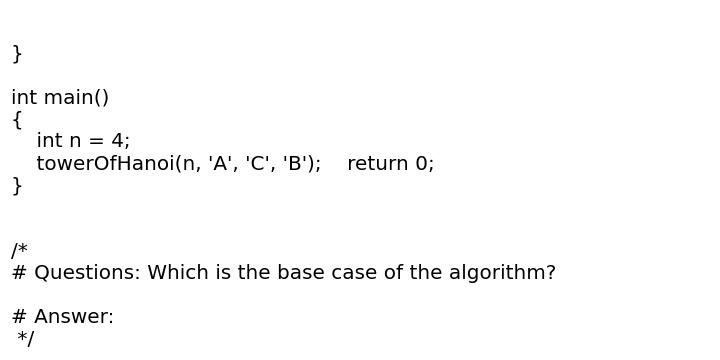
#> input picture data/eye_tracking_studies/markers/synch_text.jpg, 720 x 360 px; its folder holds only this picture in this run
$ python -i utils.py   (imports and definitions only)
#> lines starting #> are read from the running program, lines starting #| are printed output that depends on the picture

from collections import Counter
from venv import main
import cv2
import os
import numpy as np
from os.path import join
from pathlib import Path
import re
import json
from typing import List, Tuple, Any, Union, Dict
import pandas as pd
import imutils
import matplotlib.patches as patches
import matplotlib.pyplot as plt
from tqdm import tqdm

import tempfile

import seaborn as sns

import yaml
from datetime import timedelta
from datetime import datetime

import ffmpeg
from matplotlib import font_manager

import pandas as pd


SIZE = 20

# VIDEO RELATED


# [46 lines left out: functions get_video_image, get_first_white_screen, not called in this run]


def cut_image(
        image_array,
        x_start_cut: int = 0,
        y_start_cut: int = 0,
        x_end_cut: int = None,
        y_end_cut: int = None):
    """Cut an image."""
    if x_end_cut is None:
        x_end_cut = image_array.shape[1]
    if y_end_cut is None:
        y_end_cut = image_array.shape[0]
    # convert all to integer values
    x_start_cut = int(x_start_cut)
    x_end_cut = int(x_end_cut)
    y_start_cut = int(y_start_cut)
    y_end_cut = int(y_end_cut)
    return image_array[y_start_cut:y_end_cut, x_start_cut:x_end_cut, :]


# COMPUTER VISION - DETECTION / TEMPLATE MATCHING


def get_coordinate_of(marker_path: str, screen_path: str, debug: bool = False):
    """Locate the coordinate of the marker in the given image."""
    # load marker image
    template = cv2.imread(marker_path)
    # load screen image
    image = cv2.imread(screen_path)
    return get_coordinate_of_array(template, image, debug=debug)


def get_coordinate_of_array(template, image, debug: bool = False):
    """Locate the coordinate of the marker in the image array.

    Both marker and image are already passed as arrays.
    Thus no I/O is performed by this function."""

    # convert both the image and template to grayscale
    template = cv2.Canny(template, 50, 200)
    (tH, tW) = template.shape[:2]
    if debug:
        plt.imshow(template)
    # load the image, convert it to grayscale, and initialize the
    # bookkeeping variable to keep track of the matched region
    gray = cv2.cvtColor(image, cv2.COLOR_BGR2GRAY)
    found = None
    # loop over the scales of the image
    for scale in np.linspace(0.2, 1.0, 20)[::-1]:
        # resize the image according to the scale, and keep track
        # of the ratio of the resizing
        resized = imutils.resize(gray, width=int(gray.shape[1] * scale))
        r = gray.shape[1] / float(resized.shape[1])
        # if the resized image is smaller than the template, then break
        # from the loop
        if resized.shape[0] < tH or resized.shape[1] < tW:
            break
        # detect edges in the resized, grayscale image and apply template
        # matching to find the template in the image
        edged = cv2.Canny(resized, 50, 200)
        result = cv2.matchTemplate(edged, template, cv2.TM_CCOEFF)
        (_, maxVal, _, maxLoc) = cv2.minMaxLoc(result)
        # check to see if the iteration should be visualized
        # if we have found a new maximum correlation value, then update
        # the bookkeeping variable
        if found is None or maxVal > found[0]:
            found = (maxVal, maxLoc, r)
    # unpack the bookkeeping variable and compute the (x, y) coordinates
    # of the bounding box based on the resized ratio
    (_, maxLoc, r) = found
    (startX, startY) = (int(maxLoc[0] * r), int(maxLoc[1] * r))
    (endX, endY) = (int((maxLoc[0] + tW) * r), int((maxLoc[1] + tH) * r))
    # draw a bounding box around the detected result and display the image
    # plt.rectangle(image, (startX, startY), (endX, endY), (0, 0, 255), 2)
    if debug:
        fig, ax = plt.subplots(1, figsize=(SIZE, SIZE))
        ax.imshow(image)
        rect = patches.Rectangle(
            (startX, startY), endX-startX, endY-startY,
            linewidth=1, edgecolor='r', facecolor='none')
        # Add the patch to the Axes
        ax.add_patch(rect)
        plt.show()
    return startX, startY, endX, endY


def get_code_coordinates(
        screenshot_path: str,
        path_marker_top_left: str = "../markers/top_left_marker.png",
        path_marker_bottom_right: str = "../markers/bottom_right_marker.png",
        top_left_offsets: Tuple[int, int] = (182, 109),
        bottom_right_offsets: Tuple[int, int] = (107, 6),
        percentage_format: bool = False,
        debug: bool = False):
    """Find the screen markers in the screenshot.

    It returns the start and end x and y coordinate of the screen.
    It can be returned as percentage of the screen size or in pixels, as decided
    by the percentage_format parameter which is False by default.

    Example of output:
    # percentage format
        {
            "x_start_screen_perc": 0.3,
            "y_start_screen_perc": 0.1,
            "x_end_screen_perc": 0.8,
            "y_end_screen_perc": 0.9
        }

    # absolute format
        {
            "x_start_screen_abs": 576,
            "y_start_screen_abs": 108,
            "x_end_screen_abs": 1536,
            "y_end_screen_abs": 972
        }
    """
#> called with path_marker_top_left = '../markers/top_left_marker.png', path_marker_bottom_right = '../markers/bottom_right_marker.png', top_left_offsets = (182, 109), bottom_right_offsets = (107, 6), percentage_format = False, debug = False

    # cut to consider only the upper right corner
    img = cv2.imread(screenshot_path)
#> img is the input picture: shape (360, 720, 3); min 0, max 255, mean 250.4
    img_height, img_width = img.shape[:2]
#> img_height = 360; img_width = 720
    img_cut = cut_image(img, 0, 0, img_width * .3, img_height*.2)
#> in cut_image, `return image_array[y_start_cut:y_end_cut, x_start_cut:x_end_cut, :]`:
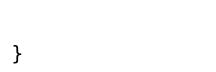
#> returned value: shape (72, 216, 3); min 0, max 255, mean 254.3
    # save to file
    screenshot_path_cut = screenshot_path.replace(".jpg", "_cut.jpg")
    cv2.imwrite(screenshot_path_cut, img_cut)

    # get top-left screen coordinates
    startX, startY, endX, endY = get_coordinate_of(
        marker_path=path_marker_top_left,
        screen_path=screenshot_path_cut,
        debug=debug
    )

    horizontal_screen_start = startX + top_left_offsets[0]
    vertical_screen_start = startY + top_left_offsets[1]

    # get bottom-right screen coordinates

    startX, startY, endX, endY = get_coordinate_of(
        marker_path=path_marker_bottom_right,
        screen_path=screenshot_path,
        debug=debug
    )

    horizontal_screen_end = startX + bottom_right_offsets[0]
    vertical_screen_end = startY + bottom_right_offsets[1]

    # visualize result
    if debug:
        fig, ax = plt.subplots(1, figsize=(SIZE, SIZE))
        image = cv2.imread(screenshot_path)
        ax.imshow(image)

        ax.axvline(horizontal_screen_start, color='r', linewidth=1)
        ax.axhline(vertical_screen_start, color='r', linewidth=1)

        ax.axvline(horizontal_screen_end, color='r', linewidth=1)
        ax.axhline(vertical_screen_end, color='r', linewidth=1)
        plt.show()

    if percentage_format:
        return {
            "x_start_screen_perc": horizontal_screen_start / image.shape[1],
            "y_start_screen_perc": vertical_screen_start / image.shape[0],
            "x_end_screen_perc": horizontal_screen_end / image.shape[1],
            "y_end_screen_perc": vertical_screen_end / image.shape[0]
        }

    return {
        "x_start_screen_abs": horizontal_screen_start,
        "y_start_screen_abs": vertical_screen_start,
        "x_end_screen_abs": horizontal_screen_end,
        "y_end_screen_abs": vertical_screen_end
    }


# [75 lines left out: function get_char_coordinates, not called in this run]


def convert_to_absolute(perc_coordinate: float, total_space: int):
    """Convert a percentage coordinate to an absolute coordinate."""
    return int(perc_coordinate * total_space)


# Data Processing - iTracker (VSCode plugin)


# [926 lines left out: functions convert_string_to_day_time, fix_tab_problems, read_textual_snapshot, get_textual_snapshot_at, display_text, get_tot_n_frames and 16 more, not called in this run]

#> (the run stopped early here; a loop or call above may not have finished)
